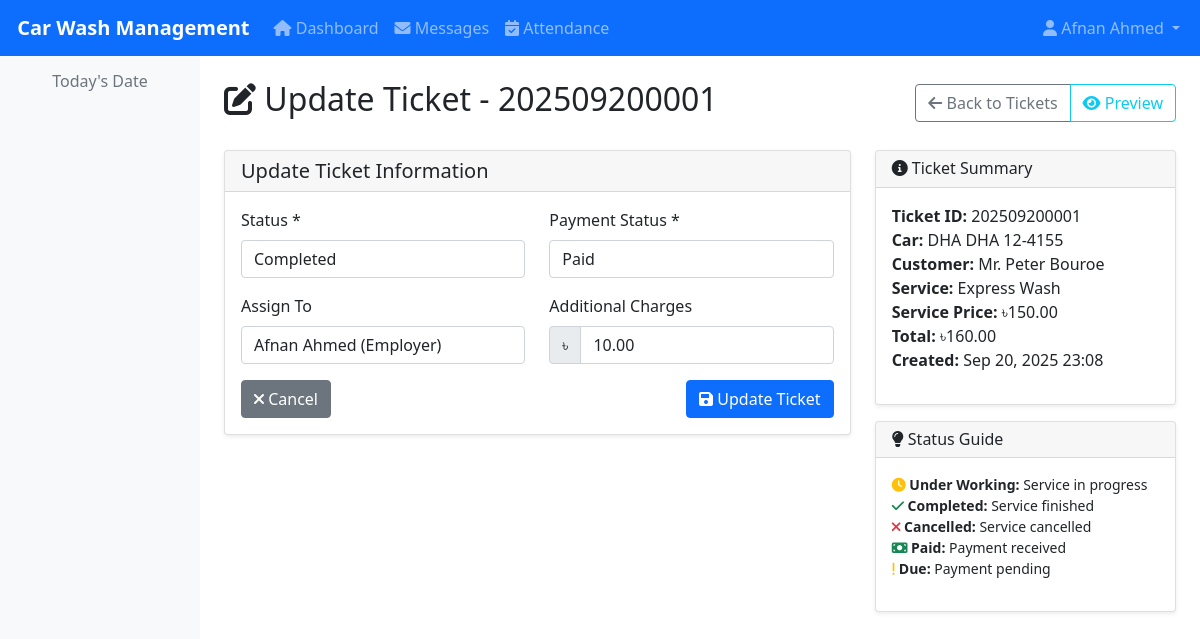
Page /carwash/update/2/ (signed in) on the committed database.
### accounts/models.py (models this page shows)
class User(AbstractUser):
    ROLE_CHOICES = [
        ('employer', 'Employer'),
        ('author', 'Author'),
        ('superadmin', 'SuperAdmin'),
    ]
    role = models.CharField(max_length=20, choices=ROLE_CHOICES, default='employer')
    phone = models.CharField(max_length=15, blank=True)
    post = models.CharField(max_length=100, blank=True)
    created_at = models.DateTimeField(auto_now_add=True)
    updated_at = models.DateTimeField(auto_now=True)
    def __str__(self):
        return f"{self.get_full_name()} ({self.get_role_display()})"
    def is_employer(self):
        return self.role == 'employer'
    def is_author(self):
        return self.role == 'author'
    def is_superadmin(self):
        return self.role == 'superadmin'
    class Meta:
        verbose_name = 'User'
        verbose_name_plural = 'Users'

### carwash/models.py (models this page shows, shortened)
class Ticket(models.Model):
    STATUS_CHOICES = [
        ('under_working', 'Under Working'),
        ('completed', 'Completed'),
        ('cancelled', 'Cancelled'),
    ]
    PAYMENT_STATUS_CHOICES = [
        ('due', 'Due'),
        ('paid', 'Paid'),
    ]
    ticket_id = models.CharField(max_length=20, unique=True, editable=False)
    car_number = models.CharField(max_length=20)
    car_model = models.CharField(max_length=100, blank=True)
    service_type = models.ForeignKey(ServiceType, on_delete=models.CASCADE)
    customer = models.ForeignKey(Customer, on_delete=models.CASCADE)
    status = models.CharField(max_length=20, choices=STATUS_CHOICES, default='under_working')
    payment_status = models.CharField(max_length=10, choices=PAYMENT_STATUS_CHOICES, default='due')
    service_price = models.DecimalField(max_digits=10, decimal_places=2, validators=[MinValueValidator(0)])
    additional_charges = models.DecimalField(max_digits=10, decimal_places=2, default=0, validators=[MinValueValidator(0)])
    total_amount = models.DecimalField(max_digits=10, decimal_places=2, validators=[MinValueValidator(0)])
    created_at = models.DateTimeField(auto_now_add=True)
    updated_at = models.DateTimeField(auto_now=True)
    completed_at = models.DateTimeField(null=True, blank=True)
    assigned_to = models.ForeignKey(User, on_delete=models.SET_NULL, null=True, blank=True,
                                   limit_choices_to={'role': 'employer'})
    class Meta:
        verbose_name = 'Ticket'
        verbose_name_plural = 'Tickets'
        ordering = ['-created_at']

class Customer(models.Model):
    name = models.CharField(max_length=100)
    phone = models.CharField(max_length=15, blank=True)
    email = models.EmailField(blank=True)
    address = models.TextField(blank=True)
    created_at = models.DateTimeField(auto_now_add=True)
    updated_at = models.DateTimeField(auto_now=True)
    class Meta:
        verbose_name = 'Customer'
        verbose_name_plural = 'Customers'
        ordering = ['name']

class ServiceType(models.Model):
    name = models.CharField(max_length=100, unique=True)
    description = models.TextField(blank=True)
    price = models.DecimalField(max_digits=10, decimal_places=2, validators=[MinValueValidator(0)])
    is_active = models.BooleanField(default=True)
    created_at = models.DateTimeField(auto_now_add=True)
    updated_at = models.DateTimeField(auto_now=True)
    class Meta:
        verbose_name = 'Service Type'
        verbose_name_plural = 'Service Types'
        ordering = ['name']

### carwash/views.py (the view)
# urls.py: path('update/<int:ticket_id>/', views.ticket_update, name='ticket_update'),
@login_required
def ticket_update(request, ticket_id):
    if not (request.user.is_author or request.user.is_superadmin):
        messages.error(request, 'You do not have permission to update tickets.')
        return redirect('accounts:dashboard')
    ticket = get_object_or_404(Ticket, id=ticket_id)
    if request.method == 'POST':
        form = TicketUpdateForm(request.POST, instance=ticket)
        if form.is_valid():
            form.save()
            messages.success(request, f'Ticket {ticket.ticket_id} updated successfully!')
            return redirect('carwash:ticket_list')
    else:
        form = TicketUpdateForm(instance=ticket)
    return render(request, 'carwash/ticket_update.html', {'form': form, 'ticket': ticket})

### carwash/forms.py (shortened to what this page needs)
class TicketUpdateForm(forms.ModelForm):
    class Meta:
        model = Ticket
        fields = ['status', 'payment_status', 'assigned_to', 'additional_charges']
        widgets = {
            'status': forms.Select(attrs={'class': 'form-control'}),
            'payment_status': forms.Select(attrs={'class': 'form-control'}),
            'assigned_to': forms.Select(attrs={'class': 'form-control'}),
            'additional_charges': forms.NumberInput(attrs={'class': 'form-control', 'step': '0.01', 'min': '0'}),
        }
    def __init__(self, *args, **kwargs):
        super().__init__(*args, **kwargs)
        self.fields['assigned_to'].queryset = self.fields['assigned_to'].queryset.filter(role='employer')

### templates/carwash/ticket_update.html (shortened to what this page needs)
{% extends 'base.html' %}
{% block content %}
<div class="row">
    <div class="col-12">
        <div class="d-flex justify-content-between align-items-center mb-4">
            <h2><i class="fas fa-edit"></i> Update Ticket - {{ ticket.ticket_id }}</h2>
            <div class="btn-group">
                <a href="{% url 'carwash:ticket_list' %}" class="btn btn-outline-secondary">
                    <i class="fas fa-arrow-left"></i> Back to Tickets
                </a>
                <a href="{% url 'carwash:ticket_preview' ticket.id %}" class="btn btn-outline-info">
                    <i class="fas fa-eye"></i> Preview
                </a>
            </div>
        </div>
    </div>
</div>
<div class="row">
    <div class="col-md-8">
        <div class="card">
            <div class="card-header">
                <h5 class="mb-0">Update Ticket Information</h5>
            </div>
            <div class="card-body">
                <form method="post">
                    <div class="row mb-3">
                        <div class="col-md-6">
                            <label for="{{ form.status.id_for_label }}" class="form-label">Status *</label>
                            {{ form.status }}
                        </div>
                        <div class="col-md-6">
                            <label for="{{ form.payment_status.id_for_label }}" class="form-label">Payment Status *</label>
                            {{ form.payment_status }}
                        </div>
                    </div>
                    <div class="row mb-3">
                        <div class="col-md-6">
                            <label for="{{ form.assigned_to.id_for_label }}" class="form-label">Assign To</label>
                            {{ form.assigned_to }}
                        </div>
                        <div class="col-md-6">
                            <label for="{{ form.additional_charges.id_for_label }}" class="form-label">Additional Charges</label>
                            <div class="input-group">
                                <span class="input-group-text">৳</span>
                                {{ form.additional_charges }}
                            </div>
                        </div>
                    </div>
                    <div class="d-flex justify-content-between">
                        <a href="{% url 'carwash:ticket_list' %}" class="btn btn-secondary">
                            <i class="fas fa-times"></i> Cancel
                        </a>
                        <button type="submit" class="btn btn-primary">
                            <i class="fas fa-save"></i> Update Ticket
                        </button>
                    </div>
                </form>
            </div>
        </div>
    </div>
    <div class="col-md-4">
        <div class="card mb-3">
            <div class="card-header">
                <h6 class="mb-0"><i class="fas fa-info-circle"></i> Ticket Summary</h6>
            </div>
            <div class="card-body">
                <ul class="list-unstyled">
                    <li><strong>Ticket ID:</strong> {{ ticket.ticket_id }}</li>
                    <li><strong>Car:</strong> {{ ticket.car_number }}</li>
                    <li><strong>Customer:</strong> {{ ticket.customer.name }}</li>
                    <li><strong>Service:</strong> {{ ticket.service_type.name }}</li>
                    <li><strong>Service Price:</strong> ৳{{ ticket.service_price }}</li>
                    <li><strong>Total:</strong> ৳{{ ticket.total_amount }}</li>
                    <li><strong>Created:</strong> {{ ticket.created_at|date:"M d, Y H:i" }}</li>
                </ul>
            </div>
        </div>
        <div class="card">
            <div class="card-header">
                <h6 class="mb-0"><i class="fas fa-lightbulb"></i> Status Guide</h6>
            </div>
            <div class="card-body">
                <ul class="list-unstyled small">
                    <li><i class="fas fa-clock text-warning"></i> <strong>Under Working:</strong> Service in progress</li>
                    <li><i class="fas fa-check text-success"></i> <strong>Completed:</strong> Service finished</li>
                    <li><i class="fas fa-times text-danger"></i> <strong>Cancelled:</strong> Service cancelled</li>
                    <li><i class="fas fa-money-bill text-success"></i> <strong>Paid:</strong> Payment received</li>
                    <li><i class="fas fa-exclamation text-warning"></i> <strong>Due:</strong> Payment pending</li>
                </ul>
            </div>
        </div>
    </div>
</div>
{% endblock %}

### templates/base.html (shortened to what this page needs)
<!DOCTYPE html>
<html lang="en">
<head>
    <link href="https://cdn.jsdelivr.net/npm/bootstrap@5.1.3/dist/css/bootstrap.min.css" rel="stylesheet">
    <link href="https://cdnjs.cloudflare.com/ajax/libs/font-awesome/6.0.0/css/all.min.css" rel="stylesheet">
</head>
<body>
    <nav class="navbar navbar-expand-lg navbar-dark bg-primary">
        <div class="container-fluid">
            <a class="navbar-brand" href="{% url 'accounts:dashboard' %}">
                 Car Wash Management
            </a>
            {% if user.is_authenticated %}
            <div class="collapse navbar-collapse" id="navbarNav">
                <ul class="navbar-nav me-auto">
                    <li class="nav-item">
                        <a class="nav-link" href="{% url 'accounts:dashboard' %}">
                            <i class="fas fa-home"></i> Dashboard
                        </a>
                    </li>
                    {% if user.is_employer %}
                    <li class="nav-item">
                        <a class="nav-link" href="{% url 'requests:request_list' %}">
                            <i class="fas fa-envelope"></i> Messages
                        </a>
                    </li>
                    <li class="nav-item">
                        <a class="nav-link" href="{% url 'attendance:attendance_list' %}">
                            <i class="fas fa-calendar-check"></i> Attendance
                        </a>
                    </li>
                    {% endif %}
                </ul>
                <ul class="navbar-nav">
                    <li class="nav-item dropdown">
                        <a class="nav-link dropdown-toggle" href="#" id="navbarDropdown" role="button" data-bs-toggle="dropdown">
                            <i class="fas fa-user"></i> {{ user.get_full_name|default:user.username }}
                        </a>
                    </li>
                </ul>
            </div>
            {% endif %}
        </div>
    </nav>
    <div class="container-fluid">
        <div class="row">
            {% if user.is_authenticated %}
            <div class="col-md-3 col-lg-2 sidebar p-3">
                <div class="text-center mb-4">
                    <h6 class="text-muted">Today's Date</h6>
                </div>
            </div>
            <div class="col-md-9 col-lg-10 main-content p-4">
            {% else %}
            <div class="col-12 main-content p-4">
            {% endif %}
                {% block content %}{% endblock %}
            </div>
        </div>
    </div>
</body>
</html>

### templates/base.html (style rules this page uses)
.navbar-brand { font-weight: bold; }
.sidebar { min-height: calc(100vh - 56px); background-color: #f8f9fa; }
.main-content { min-height: calc(100vh - 56px); }
.card { box-shadow: 0 0.125rem 0.25rem rgba(0, 0, 0, 0.075); border: 1px solid rgba(0, 0, 0, 0.125); }
.btn-primary { background-color: #0d6efd; border-color: #0d6efd; }

### rows in the picture
User: get_full_name "Afnan Ahmed"
Ticket: ticket_id "202509200001", status "Completed", payment_status "Paid", assigned_to "Afnan Ahmed (Employer)", additional_charges "10.00", car_number "DHA DHA 12-4155", customer.name "Mr. Peter Bouroe", service_type.name "Express Wash", service_price "150.00", total_amount "160.00", created_at "Sep 20, 2025 23:08"
